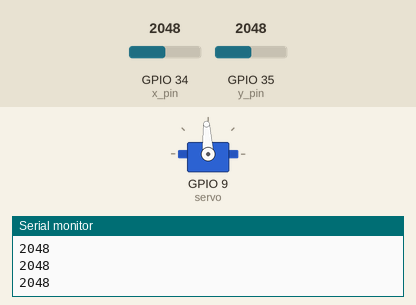
The sketch below on a simulated ESP32. On the bench: servo, the last lines printed to the serial monitor. The inputs (shaded band) are chosen by the test bench; at power-on: GPIO 34 (x_pin) = 2048, GPIO 35 (y_pin) = 2048.

Above: at 1.2 s.
1.3 s: GPIO 34 (x_pin) set to 2866
At 1.6 s:
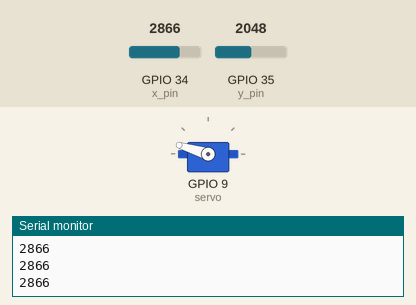
2.8 s: GPIO 34 (x_pin) set to 3100
At 3.3 s:
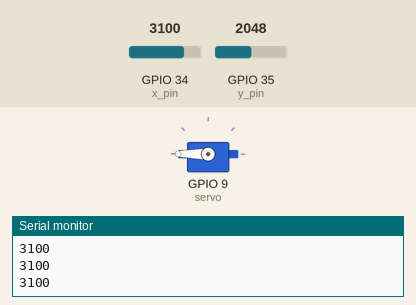
4.3 s: GPIO 34 (x_pin) set to 1228
At 4.8 s:
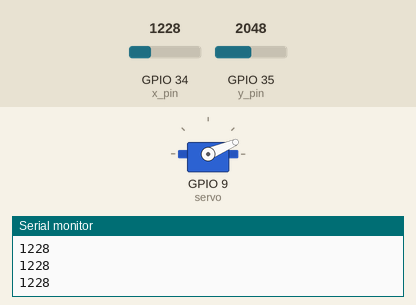
5.8 s: GPIO 34 (x_pin) set to 910
At 6.5 s:
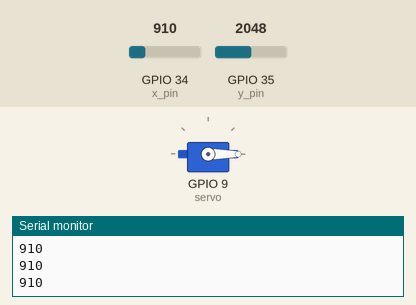
7.3 s: GPIO 34 (x_pin) set to 2047
At 8.3 s:
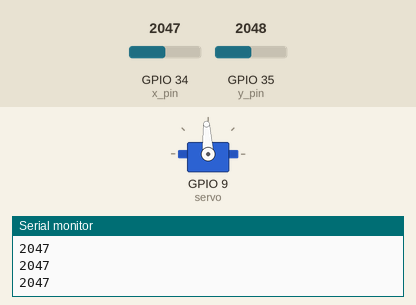
8.8 s: GPIO 34 (x_pin) set to 491
At 9.7 s:
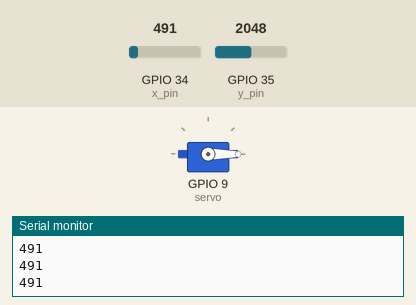
Timing chart, 0 to 11.3 s (numbered marks = the images above; inputs shaded):
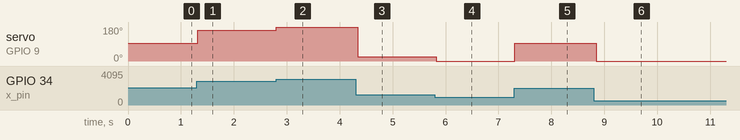

Measured:
- after the input at 1.3 s, servo on GPIO 9 (servo): 93° → 163° at once
- after the input at 2.8 s, servo on GPIO 9 (servo): 163° → 180° at once
- after the input at 4.3 s, servo on GPIO 9 (servo): 180° → 23° at once
- after the input at 5.8 s, servo on GPIO 9 (servo): 23° → 0° at once
- after the input at 7.3 s, servo on GPIO 9 (servo): 0° → 93° at once
- after the input at 8.8 s, servo on GPIO 9 (servo): 93° → 0° after 0.05 s

The sketch:

06_Joystick.ino
```cpp
#include <ESP32Servo.h>
#include <rgb_lcd.h>

rgb_lcd lcd;
Servo servo;

int x_pin = A6;
int y_pin = A7;
int x_value = 0;
int y_value = 0;

int x_value_max = 3060;
int x_value_min = 950;
int y_value_max = 3060;
int y_value_min = 950;

void setup() {
  Serial.begin(9600);
  //lcd.begin(16, 2);
  servo.attach(9);  // pin
}
void loop() {

  x_value = analogRead(x_pin);
  y_value = analogRead(y_pin);

  Serial.println(x_value);

  int x_mapped = map(x_value, x_value_min, x_value_max, 0, 16);
  int y_mapped = map(y_value, y_value_min, y_value_max, 0, 16);
  int servo_value = map(x_value, x_value_min, x_value_max, 0, 180);

  servo.write(servo_value);

  lcd.clear();
  lcd.setCursor(x_mapped, 0);
  lcd.print('#');
  lcd.setCursor(y_mapped, 1);
  lcd.print('#');

  delay(50);
}
```
